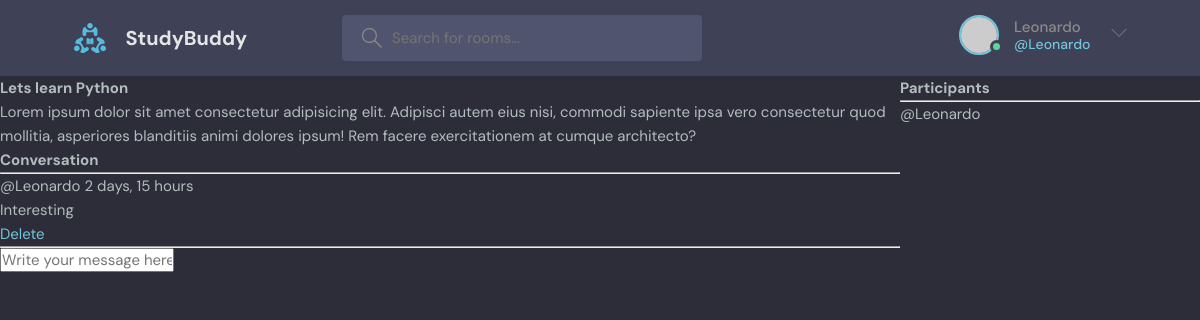
Screenshot of /room/1 (signed in) with the database file from the repository.
### base/models.py (models this page shows, shortened)
class Room(models.Model):
    host = models.ForeignKey(User, on_delete=models.SET_NULL, null=True)
    topic = models.ForeignKey(Topic, on_delete=models.SET_NULL,null=True)
    name = models.CharField(max_length=200)
    description = models.TextField(null=True, blank=True)
    participants = models.ManyToManyField(User, related_name='participants', blank=True)
    updated = models.DateTimeField(auto_now=True)
    created = models.DateTimeField(auto_now_add=True)
    class Meta:
        ordering = ['-updated', '-created']

class Message(models.Model):
    user = models.ForeignKey(User, on_delete=models.CASCADE)
    room = models.ForeignKey(Room, on_delete=models.CASCADE)
    body = models.TextField()
    updated = models.DateTimeField(auto_now=True)
    created = models.DateTimeField(auto_now_add=True)
    class Meta:
        ordering = ['-updated', '-created']

### base/views.py (the view, shortened to what this page needs)
# urls.py: path('room/<int:id>', views.room, name='room'),
def room(request, id):
    room = Room.objects.get(id=id)
    room_messages = room.message_set.all().order_by('-created')
    participants = room.participants.all()
    context = {'room' : room, 'room_messages': room_messages, 'participants':participants}
    return render(request, 'base/room.html', context)

### base/templates/base/room.html (shortened to what this page needs)
{% extends "main.html" %}
{% block content %}
<div class="room-container">
    <div>
        <h1>{{room.name}}</h1>
        <p>{{ room.description }}</p>
        <div class="comment-wrapper">
            <h3>Conversation</h3>
            <hr>
            {% for message in room_messages %}
                <div>
                    <small>@{{ message.user }} {{ message.created | timesince }} </small>
                    <p>{{ message.body }}</p>
                    {% if request.user == message.user %}
                    <a href="{% url 'deletemessage' message.id %}">Delete</a>
                    {% endif %}
                    <hr>
                </div>
            {% endfor %}
        </div>
        {% if request.user.is_authenticated %}
        <div class="comment-form">
            <form action="" method="POST">
                <input type="text" name="body" placeholder="Write your message here ...">
            </form>
        </div>
        {% endif %}
    </div>
    <div>
        <h3>Participants</h3>
        <hr>
        {% for user in participants %}
            <div>
                <p>@{{ user.username }}</p>
            </div>
        {% endfor %}
    </div>
</div>
{% endblock %}

### templates/navbar.html (shortened to what this page needs)
{% load static %}
<header class="header header--loggedIn">
    <div class="container">
      <a href="{% url 'home' %}" class="header__logo">
        <img src="{% static 'images/logo.svg' %}" />
        <h1>StudyBuddy</h1>
      </a>
      <form class="header__search" method="GET" action="{% url 'home' %}">
        <label>
          <input placeholder="Search for rooms..." />
        </label>
      </form>
      <nav class="header__menu">
        {% if request.user.is_authenticated %}
        <div class="header__user">
          <a href="profile.html">
            <div class="avatar avatar--medium active">
              <img src="https://randomuser.me/api/portraits/men/37.jpg" />
            </div>
            <p>{{ request.user.username }}<span>@{{ request.user.username }}</span></p>
          </a>
          <button class="dropdown-button">
            <svg version="1.1" xmlns="http://www.w3.org/2000/svg" width="32" height="32" viewBox="0 0 32 32">
              <title>chevron-down</title>
              <path d="M16 21l-13-13h-3l16 16 16-16h-3l-13 13z"></path>
            </svg>
          </button>
        </div>
        {% else %}
        <a href="{% url 'login' %}">
          <img src="{% static 'images/avatar.svg' %}" />
          <p>Login</p>
        </a>
        {% endif %}
      </nav>
    </div>
  </header>

### static/styles/style.css (style rules this page uses)
:root { --color-main: #71c6dd; --color-main-light: #e1f6fb; --color-dark: #3f4156; --color-dark-medium: #51546e; --color-dark-light: #696d97; --color-light: #e5e5e5; --color-gray: #8b8b8b; --color-light-gray: #b2bdbd; --color-bg: #2d2d39; --color-success: #5dd693; --color-error: #fc4b0b; }
* { font-family: "DM Sans", -apple-system, BlinkMacSystemFont, "Segoe UI", Roboto, Oxygen, Ubuntu, Cantarell, "Open Sans", "Helvetica Neue", sans-serif; margin: 0; padding: 0; box-sizing: border-box; text-rendering: optimizeLegibility; font-size: inherit; }
html { font-size: 56.25%; }
@media only screen and (min-width: 1200px) { html { font-size: 62.5%; } }
body { line-height: 1.6; font-weight: 400; font-size: 1.5rem; color: var(--color-light-gray); background-color: var(--color-bg); min-height: 100vh; }
img { width: 100%; }
a { display: inline-block; color: var(--color-main); text-decoration: none; }
.container { max-width: 120rem; width: 90%; margin: auto; }
.avatar { position: relative; display: inline-block; border-radius: 50%; border: 2px solid var(--color-main); }
.avatar img { display: block; border-radius: 50%; object-fit: cover; object-position: center; }
.avatar::after { content: ""; display: block; position: absolute; background-color: var(--color-gray); z-index: 111; border-radius: 50%; border: 0.3rem solid var(--color-dark); }
.avatar.active::after { background-color: var(--color-success); }
.avatar.avatar--medium img { width: 3.6rem; height: 3.6rem; border-radius: 50%; }
.avatar.avatar--medium:after { width: 0.7rem; height: 0.7rem; bottom: 0px; right: -6px; }
.header { padding: 1.5rem; background-color: var(--color-dark); }
.header > .container { display: flex; gap: 9.5rem; }
.header__logo, .header__user { display: flex; gap: 2rem; align-items: center; }
.header__logo > img { height: 3.2rem; width: 3.2rem; }
.header__logo > h1 { font-weight: 700; font-size: 2rem; color: var(--color-light); }
.header__search > label { background-color: var(--color-dark-medium); padding: 1.3rem 1rem; display: flex; align-items: center; gap: 1rem; border-radius: 4px; }
.header__search svg { fill: var(--color-gray); width: 2rem; height: 2rem; margin-left: 1rem; }
.header__search input { width: 30rem; background: transparent; border: none; outline: none; color: var(--color-light); }
.header__menu { margin-left: auto; position: relative; }
.header__menu a { display: flex; gap: 1.5rem; align-items: center; font-weight: 500; text-decoration: none; color: var(--color-gray); }
.header__menu img { height: 3.6rem; }
.header__menu p { line-height: 1.2; }
.header__menu span { color: var(--color-main); font-weight: 500; font-size: 1.4rem; display: block; }
.header__menu svg { width: 1.6rem; height: 1.6rem; fill: var(--color-dark-light); }
.dropdown-button { background: transparent; border: 0; outline: 0; cursor: pointer; }

### base/templates/base/room.html (style rules this page uses)
.room-container { display: grid; grid-template-columns: 3fr 1fr; }

### rows the page displays
Room: name "Lets learn Python", description "Lorem ipsum dolor sit amet consectetur adipisicing elit. Adipisci autem eius nisi, commodi sapiente ipsa vero consectetur quod mollitia, asperiores blanditiis animi dolores ipsum! Rem facere exercitationem at cumque architecto?"
Message: user "Leonardo", created "2 days, 15 hours", body "Interesting", shows "Delete"

### other values shown
{{ request.user.username }} "Leonardo"
{{ user.username }} "Leonardo"
